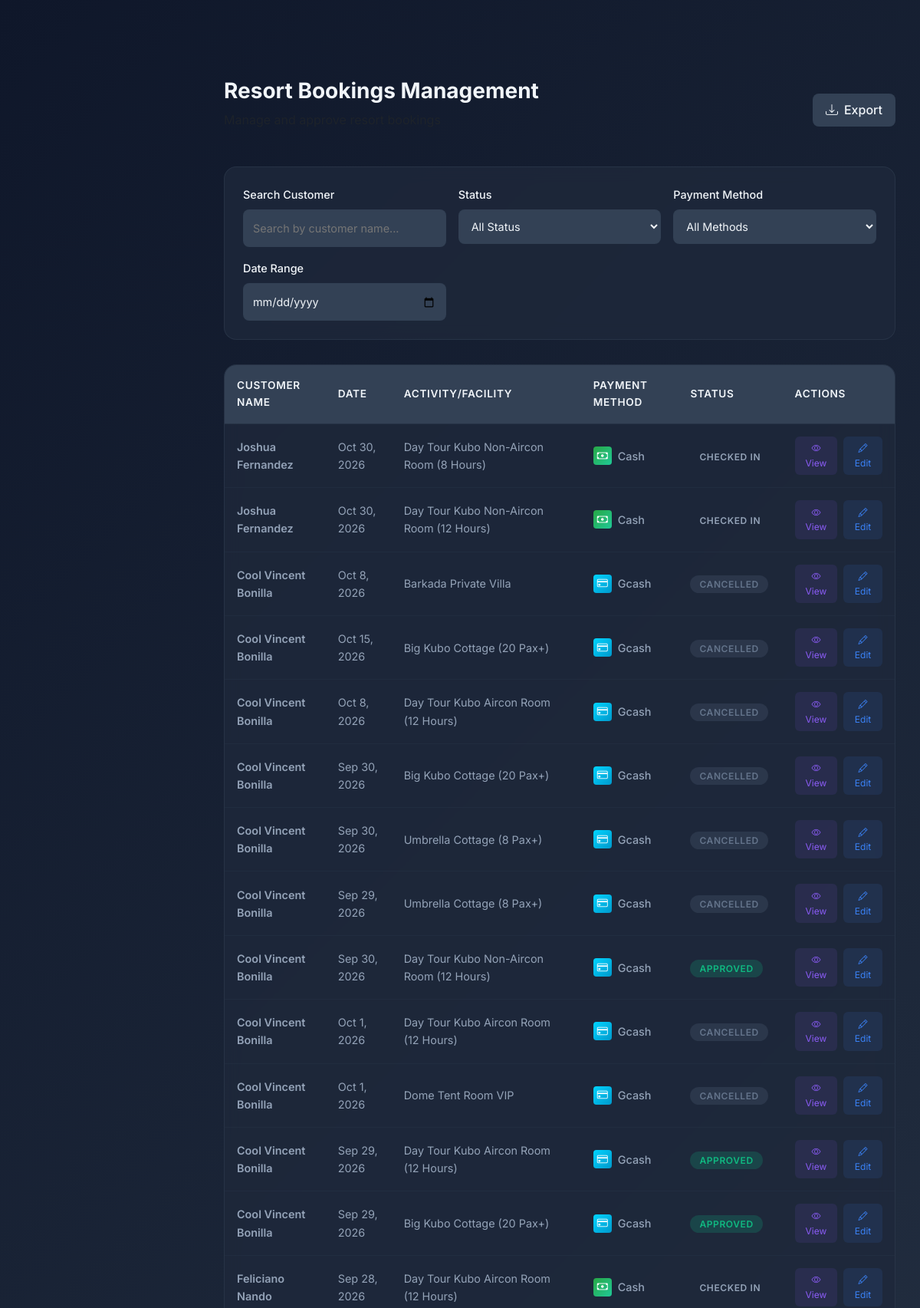
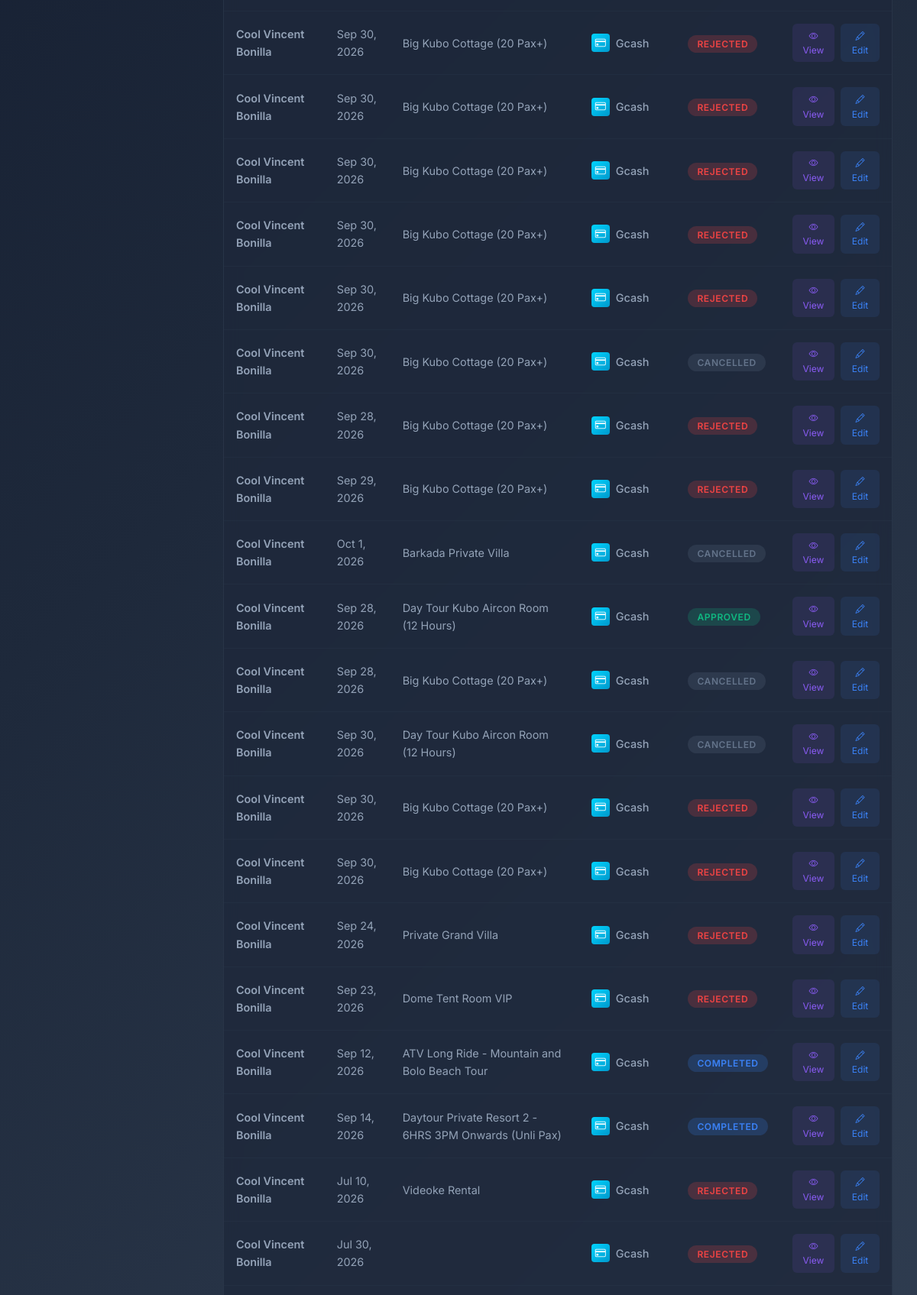
The app's page /archive/bookings_orig.php (signed in, upper part) with its own data (2 pictures, top to bottom).
### tables this page shows
CREATE TABLE `bookings` (
  `id` int(11) NOT NULL,
  `booking_reference` varchar(20) NOT NULL,
  `user_id` int(11) DEFAULT NULL,
  `booking_type` enum('activity','accommodation','bundle') NOT NULL,
  `activity_id` int(11) DEFAULT NULL,
  `accommodation_id` int(11) DEFAULT NULL,
  `bundle_id` int(11) DEFAULT NULL,
  `status_id` int(11) NOT NULL DEFAULT 1,
  `full_name` varchar(255) NOT NULL,
  `email` varchar(255) NOT NULL,
  `phone_number` varchar(20) NOT NULL,
  `check_in_date` date NOT NULL,
  `check_in_time` time DEFAULT NULL,
  `check_out_date` date DEFAULT NULL,
  `check_out_time` time DEFAULT NULL,
  `number_of_days` int(11) DEFAULT NULL,
  `number_of_guests` int(11) NOT NULL DEFAULT 1,
  `special_requests` text DEFAULT NULL,
  `total_amount` decimal(10,2) NOT NULL,
  `payment_status` enum('pending','paid','refunded') DEFAULT 'pending',
  `payment_method` varchar(50) DEFAULT 'gcash',
  `booking_source` enum('online','walk_in') NOT NULL DEFAULT 'online',
  `guest_name` varchar(255) DEFAULT NULL,
  `guest_contact` varchar(30) DEFAULT NULL,
  `created_at` timestamp NOT NULL DEFAULT current_timestamp(),
  `updated_at` timestamp NOT NULL DEFAULT current_timestamp() ON UPDATE current_timestamp(),
  `payment_proof` varchar(500) DEFAULT NULL,
  `expires_at` datetime DEFAULT NULL
);

CREATE TABLE `booking_status` (
  `id` int(11) NOT NULL,
  `name` varchar(50) NOT NULL,
  `description` text DEFAULT NULL,
  `color` varchar(20) DEFAULT NULL,
  `is_active` tinyint(1) DEFAULT 1,
  `created_at` timestamp NOT NULL DEFAULT current_timestamp()
);

### archive/bookings_orig.php (the view, shortened to what this page needs)
<?php
global $conn;
$query = "
    SELECT
        b.id,
        b.booking_reference,
        b.booking_type,
        b.activity_id,
        b.accommodation_id,
        b.bundle_id,
        b.user_id,
        b.full_name,
        b.email,
        b.phone_number,
        b.check_in_date,
        b.check_in_time,
        b.check_out_date,
        b.check_out_time,
        b.number_of_days,
        b.number_of_guests,
        b.special_requests,
        b.total_amount,
        b.payment_status,
        b.payment_method,
        b.created_at,
        bs.name as status_name,
        bs.description as status_description,
        bs.color as status_color,
        CONCAT(u.first_name, ' ', COALESCE(u.middle_name, ''), ' ', u.last_name) as user_name,
        u.email as user_email,
        u.phone_number as user_phone,
        CASE
            WHEN b.booking_type = 'activity' THEN a.name
            WHEN b.booking_type = 'accommodation' THEN acc.name
            WHEN b.booking_type = 'bundle' THEN bun.name
            ELSE acc.name
        END as item_name,
        CASE
            WHEN b.booking_type = 'activity' THEN 'bi-activity'
            ELSE NULL
        END as item_icon,
        pr.file_path as receipt_path
    FROM bookings b
    LEFT JOIN booking_status bs ON b.status_id = bs.id
    LEFT JOIN users u ON b.user_id = u.id
    LEFT JOIN activities a ON b.activity_id = a.id
    LEFT JOIN accommodations acc ON b.accommodation_id = acc.id
    LEFT JOIN bundles bun ON b.bundle_id = bun.id
    LEFT JOIN payment_receipts pr ON b.id = pr.booking_id
    WHERE 1=1
";
$query .= " ORDER BY b.created_at DESC";
$stmt = $conn->prepare($query);
$stmt->execute();
$result = $stmt->get_result();
$bookings = [];
while ($row = $result->fetch_assoc()) {
    $bookings[] = $row;
}
?>
<!DOCTYPE html>
<html lang="en">
<head>
    <link href="https://cdn.jsdelivr.net/npm/bootstrap@5.3.0/dist/css/bootstrap.min.css" rel="stylesheet">
    <link rel="stylesheet" href="https://cdn.jsdelivr.net/npm/bootstrap-icons@1.11.0/font/bootstrap-icons.css">
    <link rel="stylesheet" href="components/sidebar.css">
    <link rel="stylesheet" href="components/navbar.css">
</head>
<body>
    <div class="main-content">
        <div class="page-header">
            <div>
                <h1 class="page-title">Resort Bookings Management</h1>
                <p class="text-muted">Manage and approve resort bookings</p>
            </div>
            <div class="page-actions">
                <button class="btn-modern btn-secondary">
                    <i class="bi bi-download"></i>
                    Export
                </button>
            </div>
        </div>
        <div class="filters-card">
            <div class="filters-grid">
                <div class="filter-group">
                    <label class="filter-label">Search Customer</label>
                    <input type="text" class="filter-input" placeholder="Search by customer name..." id="searchInput">
                </div>
                <div class="filter-group">
                    <label class="filter-label">Status</label>
                    <select class="filter-input" id="statusFilter">
                        <option value="">All Status</option>
                    </select>
                </div>
                <div class="filter-group">
                    <label class="filter-label">Payment Method</label>
                    <select class="filter-input" id="paymentFilter">
                        <option value="">All Methods</option>
                    </select>
                </div>
                <div class="filter-group">
                    <label class="filter-label">Date Range</label>
                    <input type="date" class="filter-input" id="dateFilter">
                </div>
            </div>
        </div>
        <div class="bookings-card">
            <table class="table-modern">
                <thead>
                    <tr>
                        <th>Customer Name</th>
                        <th>Date</th>
                        <th>Activity/Facility</th>
                        <th>Payment Method</th>
                        <th>Status</th>
                        <th>Actions</th>
                    </tr>
                </thead>
                <tbody id="bookingsTableBody">
                    <?php if (count($bookings) > 0): ?>
                        <?php foreach ($bookings as $booking): ?>
                            <tr data-booking-id="<?php echo $booking['id']; ?>">
                                <td class="customer-name"><?php echo htmlspecialchars($booking['full_name']); ?></td>
                                <td><?php echo date('M j, Y', strtotime($booking['check_in_date'])); ?></td>
                                <td><?php echo htmlspecialchars($booking['item_name']); ?></td>
                                <td>
                                    <div class="payment-method">
                                        <div class="payment-icon <?php echo strtolower($booking['payment_method']); ?>-icon">
                                            <i class="bi bi-<?php echo $booking['payment_method'] === 'gcash' ? 'credit-card' : 'cash'; ?>"></i>
                                        </div>
                                        <span><?php echo ucfirst($booking['payment_method']); ?></span>
                                    </div>
                                </td>
                                <td><span class="status-badge status-<?php echo $booking['status_name']; ?>"><?php echo ucfirst(str_replace('_', ' ', $booking['status_name'])); ?></span></td>
                                <td>
                                    <div class="action-buttons">
                                        <button class="btn-action btn-view" onclick="viewBooking(<?php echo $booking['id']; ?>)">
                                            <i class="bi bi-eye"></i>
                                            View
                                        </button>
                                        <button class="btn-action btn-edit" onclick="editBooking(<?php echo $booking['id']; ?>)">
                                            <i class="bi bi-pencil"></i>
                                            Edit
                                        </button>
                                    </div>
                                </td>
                            </tr>
                        <?php endforeach; ?>
                    <?php endif; ?>
                </tbody>
            </table>
        </div>
    </div>
</body>
</html>

### Admin_Dashboard/components/sidebar.css (style rules this page uses)
:root { --sidebar-width: 255px; --sidebar-collapsed-width: 72px; --navbar-height: 68px; }

### archive/bookings_orig.php (style rules this page uses)
:root { --bg-primary: #0f172a; --bg-secondary: #1e293b; --bg-tertiary: #334155; --bg-card: rgba(30, 41, 59, 0.8); --text-primary: #f1f5f9; --text-secondary: #94a3b8; --text-muted: #64748b; --accent-primary: #3b82f6; --accent-secondary: #8b5cf6; --accent-success: #10b981; --accent-warning: #f59e0b; --accent-danger: #ef4444; --border-color: rgba(51, 65, 85, 0.5); }
* { margin: 0; padding: 0; box-sizing: border-box; }
body { font-family: 'Inter', -apple-system, BlinkMacSystemFont, 'Segoe UI', sans-serif; background: linear-gradient(135deg, var(--bg-primary) 0%, var(--bg-secondary) 50%, var(--bg-tertiary) 100%); color: var(--text-primary); min-height: 100vh; line-height: 1.6; }
.main-content { margin-left: 260px; margin-top: 70px; padding: 2rem; min-height: calc(100vh - 70px); }
.page-header { display: flex; justify-content: space-between; align-items: center; margin-bottom: 2rem; }
.page-title { font-size: 1.75rem; font-weight: 700; color: var(--text-primary); }
.page-actions { display: flex; gap: 1rem; }
.btn-modern { padding: 0.5rem 1rem; border-radius: 0.5rem; font-weight: 500; border: none; transition: all 0.3s ease; text-decoration: none; display: inline-flex; align-items: center; gap: 0.5rem; cursor: pointer; }
.btn-secondary { background: var(--bg-tertiary); color: var(--text-primary); border: 1px solid var(--border-color); }
.filters-card { background: var(--bg-card); backdrop-filter: blur(10px); border: 1px solid var(--border-color); border-radius: 1rem; padding: 1.5rem; margin-bottom: 2rem; }
.filters-grid { display: grid; grid-template-columns: repeat(auto-fit, minmax(200px, 1fr)); gap: 1rem; }
.filter-group { display: flex; flex-direction: column; }
.filter-label { color: var(--text-primary); font-weight: 500; margin-bottom: 0.5rem; font-size: 0.9rem; }
.filter-input { background: var(--bg-tertiary); border: 1px solid var(--border-color); color: var(--text-primary); padding: 0.75rem; border-radius: 0.5rem; font-size: 0.9rem; transition: all 0.3s ease; }
.bookings-card { background: var(--bg-card); backdrop-filter: blur(10px); border: 1px solid var(--border-color); border-radius: 1rem; overflow: hidden; }
.table-modern { width: 100%; border-collapse: collapse; }
.table-modern thead { background: var(--bg-tertiary); }
.table-modern th { padding: 1rem; text-align: left; font-weight: 600; color: var(--text-primary); font-size: 0.85rem; text-transform: uppercase; letter-spacing: 0.05em; border-bottom: 1px solid var(--border-color); }
.table-modern td { padding: 1rem; color: var(--text-secondary); font-size: 0.9rem; border-bottom: 1px solid rgba(51, 65, 85, 0.2); }
.table-modern tbody tr { transition: all 0.3s ease; }
.customer-name { font-weight: 600; color: var(--text-primary); }
.status-badge { padding: 0.25rem 0.75rem; border-radius: 1rem; font-size: 0.75rem; font-weight: 600; text-transform: uppercase; letter-spacing: 0.05em; }
.status-approved { background: rgba(16, 185, 129, 0.2); color: var(--accent-success); }
.status-rejected { background: rgba(239, 68, 68, 0.2); color: var(--accent-danger); }
.status-completed { background: rgba(59, 130, 246, 0.2); color: var(--accent-primary); }
.status-cancelled { background: rgba(100, 116, 139, 0.2); color: var(--text-muted); }
.payment-method { display: flex; align-items: center; gap: 0.5rem; font-weight: 500; }
.payment-icon { width: 24px; height: 24px; border-radius: 0.25rem; display: flex; align-items: center; justify-content: center; font-size: 0.875rem; color: white; }
.gcash-icon { background: linear-gradient(135deg, #00d4ff, #0099cc); }
.cash-icon { background: linear-gradient(135deg, #28a745, #20c997); }
.action-buttons { display: flex; gap: 0.5rem; }
.btn-action { padding: 0.375rem 0.75rem; border-radius: 0.375rem; font-size: 0.75rem; border: none; cursor: pointer; transition: all 0.3s ease; }
.btn-edit { background: rgba(59, 130, 246, 0.1); color: var(--accent-primary); }
.btn-view { background: rgba(139, 92, 246, 0.1); color: var(--accent-secondary); }

### records on screen
bookings: full_name "Joshua Fernandez", check_in_date "Oct 30, 2026", item_name "Day Tour Kubo Non-Aircon Room (8 Hours)", payment_method "Cash", status.name "CHECKED IN"
bookings: full_name "Joshua Fernandez", check_in_date "Oct 30, 2026", item_name "Day Tour Kubo Non-Aircon Room (12 Hours)", payment_method "Cash", status.name "CHECKED IN"
bookings: full_name "Cool Vincent Bonilla", check_in_date "Oct 8, 2026", item_name "Barkada Private Villa", payment_method "Gcash", status.name "CANCELLED"
bookings: full_name "Cool Vincent Bonilla", check_in_date "Oct 15, 2026", item_name "Big Kubo Cottage (20 Pax+)", payment_method "Gcash", status.name "CANCELLED"
bookings: full_name "Cool Vincent Bonilla", check_in_date "Oct 8, 2026", item_name "Day Tour Kubo Aircon Room (12 Hours)", payment_method "Gcash", status.name "CANCELLED"
bookings: full_name "Cool Vincent Bonilla", check_in_date "Sep 30, 2026", item_name "Big Kubo Cottage (20 Pax+)", payment_method "Gcash", status.name "CANCELLED"
bookings: full_name "Cool Vincent Bonilla", check_in_date "Sep 30, 2026", item_name "Umbrella Cottage (8 Pax+)", payment_method "Gcash", status.name "CANCELLED"
bookings: full_name "Cool Vincent Bonilla", check_in_date "Sep 29, 2026", item_name "Umbrella Cottage (8 Pax+)", payment_method "Gcash", status.name "CANCELLED"
bookings: full_name "Cool Vincent Bonilla", check_in_date "Sep 30, 2026", item_name "Day Tour Kubo Non-Aircon Room (12 Hours)", payment_method "Gcash", status.name "APPROVED"
bookings: full_name "Cool Vincent Bonilla", check_in_date "Oct 1, 2026", item_name "Day Tour Kubo Aircon Room (12 Hours)", payment_method "Gcash", status.name "CANCELLED"
bookings: full_name "Cool Vincent Bonilla", check_in_date "Oct 1, 2026", item_name "Dome Tent Room VIP", payment_method "Gcash", status.name "CANCELLED"
bookings: full_name "Cool Vincent Bonilla", check_in_date "Sep 29, 2026", item_name "Day Tour Kubo Aircon Room (12 Hours)", payment_method "Gcash", status.name "APPROVED"
bookings: full_name "Cool Vincent Bonilla", check_in_date "Sep 29, 2026", item_name "Big Kubo Cottage (20 Pax+)", payment_method "Gcash", status.name "APPROVED"
bookings: full_name "Feliciano Nando", check_in_date "Sep 28, 2026", item_name "Day Tour Kubo Aircon Room (12 Hours)", payment_method "Cash", status.name "CHECKED IN"
bookings: full_name "Cool Vincent Bonilla", check_in_date "Sep 30, 2026", item_name "Big Kubo Cottage (20 Pax+)", payment_method "Gcash", status.name "REJECTED"
bookings: full_name "Cool Vincent Bonilla", check_in_date "Sep 30, 2026", item_name "Big Kubo Cottage (20 Pax+)", payment_method "Gcash", status.name "REJECTED"
bookings: full_name "Cool Vincent Bonilla", check_in_date "Sep 30, 2026", item_name "Big Kubo Cottage (20 Pax+)", payment_method "Gcash", status.name "REJECTED"
bookings: full_name "Cool Vincent Bonilla", check_in_date "Sep 30, 2026", item_name "Big Kubo Cottage (20 Pax+)", payment_method "Gcash", status.name "REJECTED"
bookings: full_name "Cool Vincent Bonilla", check_in_date "Sep 30, 2026", item_name "Big Kubo Cottage (20 Pax+)", payment_method "Gcash", status.name "REJECTED"
bookings: full_name "Cool Vincent Bonilla", check_in_date "Sep 30, 2026", item_name "Big Kubo Cottage (20 Pax+)", payment_method "Gcash", status.name "CANCELLED"
bookings: full_name "Cool Vincent Bonilla", check_in_date "Sep 28, 2026", item_name "Big Kubo Cottage (20 Pax+)", payment_method "Gcash", status.name "REJECTED"
bookings: full_name "Cool Vincent Bonilla", check_in_date "Sep 29, 2026", item_name "Big Kubo Cottage (20 Pax+)", payment_method "Gcash", status.name "REJECTED"
bookings: full_name "Cool Vincent Bonilla", check_in_date "Oct 1, 2026", item_name "Barkada Private Villa", payment_method "Gcash", status.name "CANCELLED"
bookings: full_name "Cool Vincent Bonilla", check_in_date "Sep 28, 2026", item_name "Day Tour Kubo Aircon Room (12 Hours)", payment_method "Gcash", status.name "APPROVED"
bookings: full_name "Cool Vincent Bonilla", check_in_date "Sep 28, 2026", item_name "Big Kubo Cottage (20 Pax+)", payment_method "Gcash", status.name "CANCELLED"
bookings: full_name "Cool Vincent Bonilla", check_in_date "Sep 30, 2026", item_name "Day Tour Kubo Aircon Room (12 Hours)", payment_method "Gcash", status.name "CANCELLED"
bookings: full_name "Cool Vincent Bonilla", check_in_date "Sep 30, 2026", item_name "Big Kubo Cottage (20 Pax+)", payment_method "Gcash", status.name "REJECTED"
bookings: full_name "Cool Vincent Bonilla", check_in_date "Sep 30, 2026", item_name "Big Kubo Cottage (20 Pax+)", payment_method "Gcash", status.name "REJECTED"
bookings: full_name "Cool Vincent Bonilla", check_in_date "Sep 24, 2026", item_name "Private Grand Villa", payment_method "Gcash", status.name "REJECTED"
bookings: full_name "Cool Vincent Bonilla", check_in_date "Sep 23, 2026", item_name "Dome Tent Room VIP", payment_method "Gcash", status.name "REJECTED"
bookings: full_name "Cool Vincent Bonilla", check_in_date "Sep 12, 2026", item_name "ATV Long Ride - Mountain and Bolo Beach Tour", payment_method "Gcash", status.name "COMPLETED"
bookings: full_name "Cool Vincent Bonilla", check_in_date "Sep 14, 2026", item_name "Daytour Private Resort 2 - 6HRS 3PM Onwards (Unli Pax)", payment_method "Gcash", status.name "COMPLETED"
bookings: full_name "Cool Vincent Bonilla", check_in_date "Jul 10, 2026", item_name "Videoke Rental", payment_method "Gcash", status.name "REJECTED"
bookings: full_name "Cool Vincent Bonilla", check_in_date "Jul 30, 2026", payment_method "Gcash", status.name "REJECTED"
